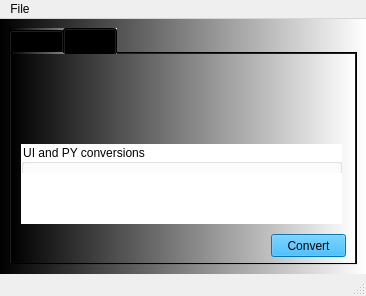
<?xml version="1.0" encoding="UTF-8"?>
<ui version="4.0">
 <class>MainWindow</class>
 <widget class="QMainWindow" name="MainWindow">
  <property name="geometry">
   <rect>
    <x>0</x>
    <y>0</y>
    <width>366</width>
    <height>296</height>
   </rect>
  </property>
  <property name="windowTitle">
   <string>MainWindow</string>
  </property>
  <widget class="QWidget" name="centralwidget">
   <property name="styleSheet">
    <string notr="true">background-color: qlineargradient(spread:pad, x1:0, y1:0, x2:1, y2:0, stop:0 rgba(0, 0, 0, 255), stop:1 rgba(255, 255, 255, 255));</string>
   </property>
   <layout class="QVBoxLayout" name="verticalLayout">
    <item>
     <widget class="QTabWidget" name="tabWidget">
      <property name="currentIndex">
       <number>1</number>
      </property>
      <widget class="QWidget" name="tab">
       <property name="styleSheet">
        <string notr="true">QWidget{
background-color: rgb(0, 0, 255);
}

QPushButton{
background-color: rgb(255, 255, 255);
}

QPushButton#pushButton_set_label{
background-color: rgb(255, 0, 255);
}
</string>
       </property>
       <attribute name="title">
        <string>Tab 1</string>
       </attribute>
       <widget class="QWidget" name="verticalLayoutWidget">
        <property name="geometry">
         <rect>
          <x>0</x>
          <y>0</y>
          <width>341</width>
          <height>201</height>
         </rect>
        </property>
        <layout class="QVBoxLayout" name="verticalLayout_2">
         <item>
          <widget class="QLabel" name="label">
           <property name="font">
            <font>
             <pointsize>18</pointsize>
            </font>
           </property>
           <property name="text">
            <string>TextLabel</string>
           </property>
           <property name="alignment">
            <set>Qt::AlignCenter</set>
           </property>
          </widget>
         </item>
         <item>
          <layout class="QHBoxLayout" name="horizontalLayout">
           <item>
            <widget class="QPushButton" name="pushButton_clear">
             <property name="text">
              <string>Clear label</string>
             </property>
            </widget>
           </item>
           <item>
            <widget class="QPushButton" name="pushButton_set_label">
             <property name="text">
              <string>Set label</string>
             </property>
            </widget>
           </item>
          </layout>
         </item>
        </layout>
       </widget>
      </widget>
      <widget class="QWidget" name="tab_2">
       <property name="autoFillBackground">
        <bool>false</bool>
       </property>
       <attribute name="title">
        <string>Tab 2</string>
       </attribute>
       <widget class="QPushButton" name="pushButton_convert">
        <property name="geometry">
         <rect>
          <x>260</x>
          <y>180</y>
          <width>75</width>
          <height>23</height>
         </rect>
        </property>
        <property name="styleSheet">
         <string notr="true">background-color: rgb(0, 170, 255);</string>
        </property>
        <property name="text">
         <string>Convert</string>
        </property>
       </widget>
       <widget class="QGroupBox" name="groupBox">
        <property name="geometry">
         <rect>
          <x>10</x>
          <y>90</y>
          <width>321</width>
          <height>80</height>
         </rect>
        </property>
        <property name="styleSheet">
         <string notr="true">background-color: rgb(255, 255, 255);</string>
        </property>
        <property name="title">
         <string>UI and PY conversions</string>
        </property>
        <widget class="QWidget" name="horizontalLayoutWidget">
         <property name="geometry">
          <rect>
           <x>0</x>
           <y>29</y>
           <width>321</width>
           <height>51</height>
          </rect>
         </property>
         <layout class="QHBoxLayout" name="horizontalLayout_2"/>
        </widget>
       </widget>
      </widget>
     </widget>
    </item>
   </layout>
  </widget>
  <widget class="QMenuBar" name="menubar">
   <property name="geometry">
    <rect>
     <x>0</x>
     <y>0</y>
     <width>366</width>
     <height>21</height>
    </rect>
   </property>
   <widget class="QMenu" name="menuFile">
    <property name="title">
     <string>File</string>
    </property>
    <addaction name="actionNew"/>
    <addaction name="separator"/>
    <addaction name="actionExit"/>
   </widget>
   <addaction name="menuFile"/>
  </widget>
  <widget class="QStatusBar" name="statusbar">
   <property name="statusTip">
    <string>Text displayed</string>
   </property>
  </widget>
  <action name="actionNew">
   <property name="icon">
    <iconset>
     <normaloff>../icons/new_icon.png</normaloff>../icons/new_icon.png</iconset>
   </property>
   <property name="text">
    <string>New</string>
   </property>
   <property name="statusTip">
    <string>New File</string>
   </property>
  </action>
  <action name="actionExit">
   <property name="icon">
    <iconset>
     <normaloff>../icons/exit_icon.png</normaloff>../icons/exit_icon.png</iconset>
   </property>
   <property name="text">
    <string>Exit</string>
   </property>
  </action>
 </widget>
 <resources/>
 <connections/>
 <slots>
  <slot>slot1()</slot>
 </slots>
</ui>
